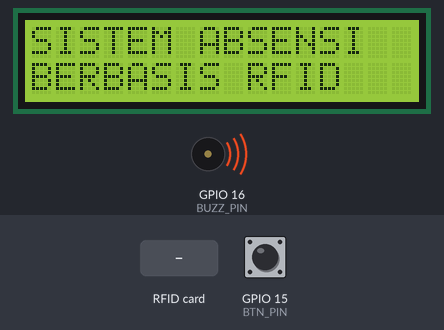
Simulated run of this sketch. Board: ESP8266 (NodeMCU). On the bench: 16×2 character LCD, buzzer (waves = sounding, pin HIGH). The inputs (shaded band) are chosen by the test bench; at power-on: GPIO 15 (BTN_PIN) LOW. WiFi joins after 1.5 s; servers stay silent unless stated; uploads are accepted with an empty reply; what the sketch prints to the serial monitor is not drawn.

Above: at 4.8 s.
4.9 s: GPIO 15 (BTN_PIN) pulled HIGH for 0.15 s
At 6.0 s:
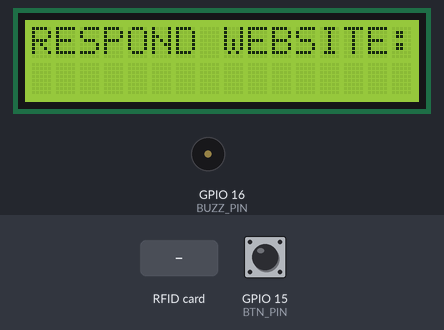
7.8 s: RFID card 5E 7A 19 C4 held to the reader
At 8.7 s:
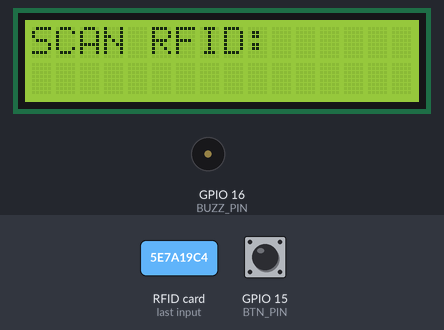
10.8 s: GPIO 15 (BTN_PIN) pulled HIGH for 1 s
At 11.4 s:
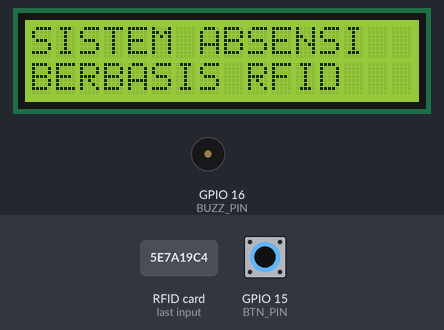
14.5 s: GPIO 15 (BTN_PIN) pulled HIGH for 3.2 s
At 19.6 s:
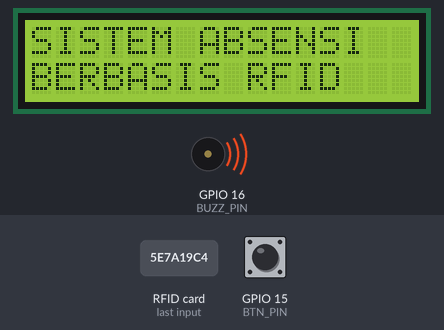
Timing chart, 0 to 21.1 s (numbered marks = the images above; inputs shaded):
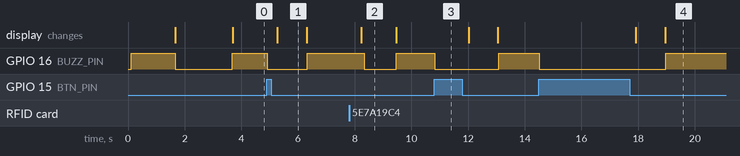

Measured:
- after the input at 4.9 s, GPIO 16 (BUZZ_PIN): HIGH → LOW at once, → HIGH 1.4 s later; the display: changes after 0.37 s (image 1)
- after the input at 7.8 s, GPIO 16 (BUZZ_PIN): HIGH → LOW after 0.53 s, → HIGH 1.1 s later; the display: changes after 0.43 s (image 2)
- after the input at 10.8 s, GPIO 16 (BUZZ_PIN): HIGH → LOW at once, → HIGH 2.3 s later
- after the input at 14.5 s, GPIO 16 (BUZZ_PIN): HIGH → LOW at once, → HIGH 4.5 s later; the display: first changes after 3.4 s (image 4 shows a later state)
- what the display in image 1 shows lasts 1.0 s, from 5.3 s to 6.3 s
- what the display in image 2 shows lasts 1.3 s, from 8.2 s to 9.5 s

The sketch:

ABSENSI_RFID_ARD_FINAL.ino
```cpp
#include <ESP8266HTTPClient.h>
#include <ESP8266WiFi.h>
#include <Wire.h>
#include <LiquidCrystal_I2C.h>
#include <SPI.h>
#include <MFRC522.h>

#define BTN_PIN 15   // Pin tombol (D8)
#define BUZZ_PIN 16  // pin tombol (D0)
#define SDA_PIN 2 // Pin SDA (D4)
#define RST_PIN 0 // Pin RST (D3)

LiquidCrystal_I2C lcd(0x27, 16, 2); // Alamat I2C mungkin berbeda, tampilan 16x2
MFRC522 mfrc522(SDA_PIN, RST_PIN);

// SSID dan Password Jaringan WiFi
const char* ssid = "Fahri Akbar Putra";
const char* password = "bapakdiaduabelas";

// Alamat IP Server
const char* host = "172.20.10.4";

void clearAndDisplayInitialText() {
  lcd.clear();
  lcd.setCursor(0, 0);
  lcd.print("SISTEM ABSENSI");
  Serial.println("SISTEM ABSENSI");
  lcd.setCursor(0, 1);
  lcd.print("BERBASIS RFID");
}

void setup() {
  Serial.begin(9600);
  lcd.init();
  lcd.backlight();
  SPI.begin();
  mfrc522.PCD_Init();

  pinMode(BTN_PIN, INPUT);   // Mengatur pin BTN_PIN sebagai input
  pinMode(BUZZ_PIN, OUTPUT); // Mengatur pin BUZZ_PIN sebagai output

  digitalWrite(BUZZ_PIN, HIGH); // Mematikan BUZZ_PIN

  WiFi.hostname("NodeMCU");
  WiFi.begin(ssid, password);

  lcd.clear();
  lcd.setCursor(0, 0);
  lcd.print("MENGHUBUNGKAN KE");
  lcd.setCursor(0, 1);
  lcd.print("WIFI");
  Serial.println("MENGHUBUNGKAN KE WIFI");

  while (WiFi.status() != WL_CONNECTED) {
    delay(500);
    Serial.print(".");
  }

  lcd.clear();
  lcd.setCursor(0, 0);
  lcd.print("WIFI TERHUBUNG");
  Serial.println("WIFI TERHUBUNG");
  lcd.setCursor(0, 1);
  lcd.print("IP:");
  lcd.print(WiFi.localIP());
  Serial.print("IP:");
  Serial.println(WiFi.localIP());

  digitalWrite(BUZZ_PIN, LOW); // Mengaktifkan BUZZ_PIN
  delay(2000); // Menunggu 1 detik
  digitalWrite(BUZZ_PIN, HIGH); // Mematikan BUZZ_PIN

  clearAndDisplayInitialText();

}

void loop() {
  //MEMBUAT BTN_PIN DITEKAN MAKA BUZZ_PIN MENYALA

  if (digitalRead(BTN_PIN) == HIGH) {
   digitalWrite(BUZZ_PIN, LOW); // Mengaktifkan BUZZ_PIN
  }
  else {
    digitalWrite(BUZZ_PIN, HIGH); // Mematikan BUZZ_PIN
  }

  //JIKA BTN_PINDITEKAN MAKA MENGUBAH MODE ABSENSI DO WEBSITE

  if (digitalRead(BTN_PIN) == 1) {
    while(digitalRead(BTN_PIN) == 1);

    String getData, Link;
    WiFiClient client;
    HTTPClient http;

    Link = "http://172.20.10.4/Project%20Absensi/ubahmode.php";
    http.begin(client, Link);

    int httpCode = http.GET();
    String payload = http.getString();
    lcd.clear();
    lcd.setCursor(0, 0);
    lcd.print("RESPOND WEBSITE:");
    lcd.setCursor(0, 1);
    lcd.print(payload);
    Serial.print("RESPOND WEBSITE:");
    Serial.println(payload);
    http.end();
    delay(1000);
    clearAndDisplayInitialText();

  }
  //PROSES SCAN ID PADA RFID DAN MENGUPLOAD KE DATABASE
  if (!mfrc522.PICC_IsNewCardPresent())
    return ;

  if (!mfrc522.PICC_ReadCardSerial())
    return ;

  String IDTAG = "";
  for (byte i = 0; i < mfrc522.uid.size; i++) {
    IDTAG += mfrc522.uid.uidByte[i];
  }

  WiFiClient client;
  const int httpPort = 80;
  if (!client.connect(host, httpPort)) {
      Serial.println("Koneksi Gagal");
      return;
  }
  String Link;
  HTTPClient http;
  Link = "http://172.20.10.4/Project%20Absensi/kirimkartu.php?nomorkartu=" + IDTAG;
  http.begin(client, Link);

int httpCode = http.GET();
String Payload = http.getString();
http.end();

if (httpCode == 200) { // Jika permintaan HTTP berhasil (kode 200 OK)
  lcd.clear();
  lcd.setCursor(0, 0);
  lcd.print("SCAN RFID:");
  lcd.setCursor(0, 1);
  lcd.print(Payload);
  Serial.println("SCAN RFID");
  Serial.println(Payload);

  // Nyalakan buzzer di sini
  digitalWrite(BUZZ_PIN, HIGH);
  delay(100); // Biarkan buzzer menyala selama 1 detik
  digitalWrite(BUZZ_PIN, LOW); // Matikan buzzer
  delay(100); // Biarkan buzzer menyala selama 1 detik
  digitalWrite(BUZZ_PIN, LOW); // Matikan buzzer

  delay(1000); // Tunda selama 1 detik
} else {
  // Handle jika permintaan HTTP tidak berhasil
  lcd.clear();
  lcd.setCursor(0, 0);
  lcd.print("EROR");
  Serial.print("HTTP Error: ");
  Serial.println(httpCode);
  delay(3000);
}

clearAndDisplayInitialText();

}
```
